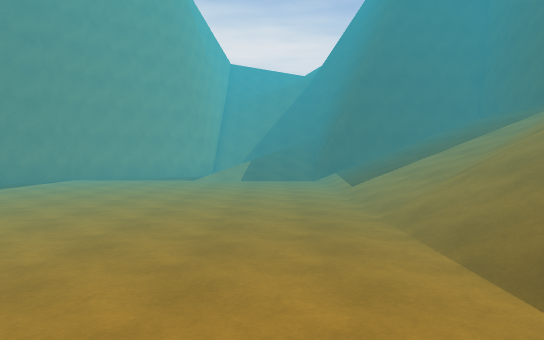
view 1 (above)

15 first-person views from a walk through a scene from a Unity 3-D project. The camera is 1.5 m above the floor, tilts 2° down and sees 70° across. The floor is counted in squares, 2 m on a side. Each view is taken from the middle of a square. On the plan, view 1 faces up. The plan holds only what a view shows up to about 12 squares ahead; the rest is blank. The place goes on beyond the plan. Door leaves are left out, so doorways stand open.

view 2
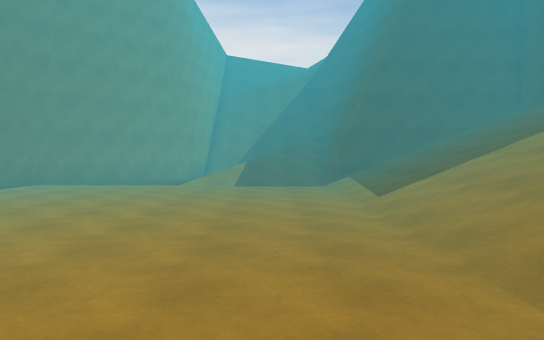

view 3
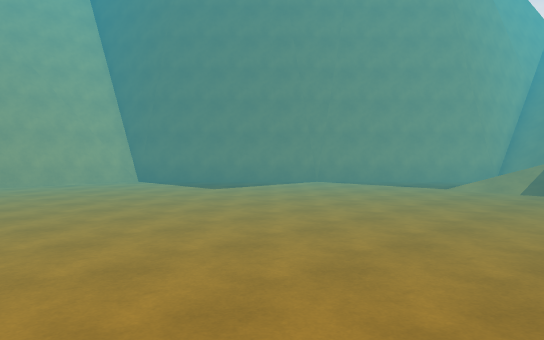

view 4
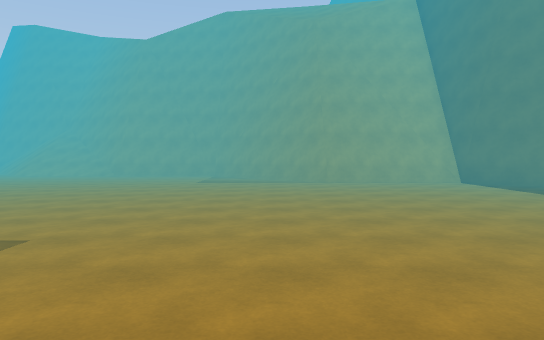

view 5
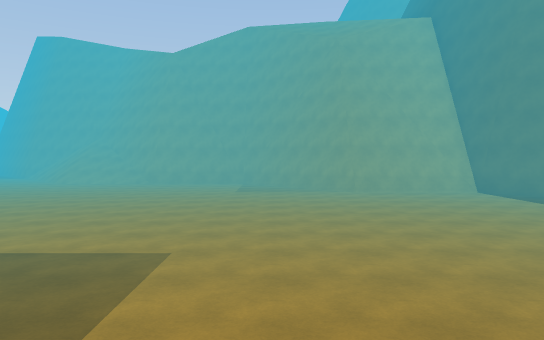

view 6
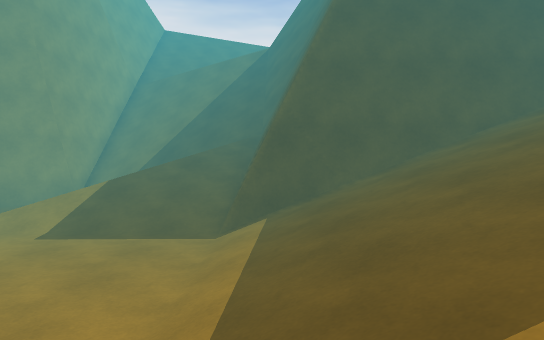

view 7
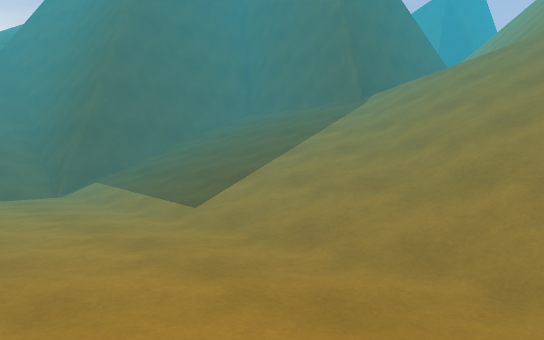

view 8
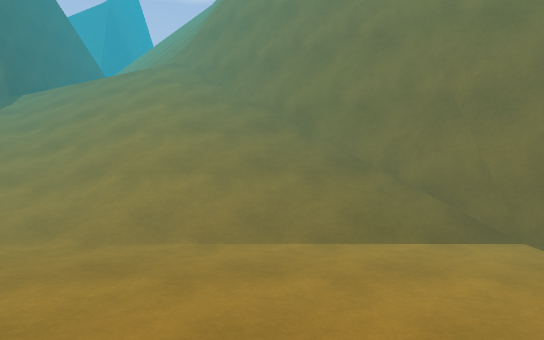

view 9
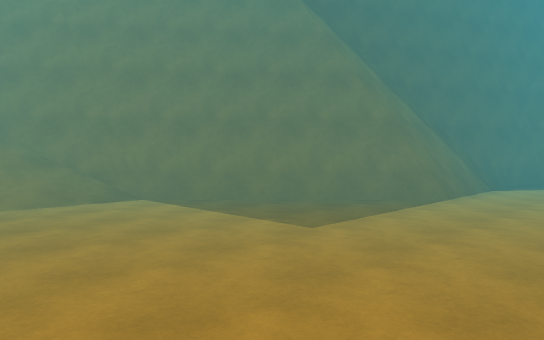

view 10
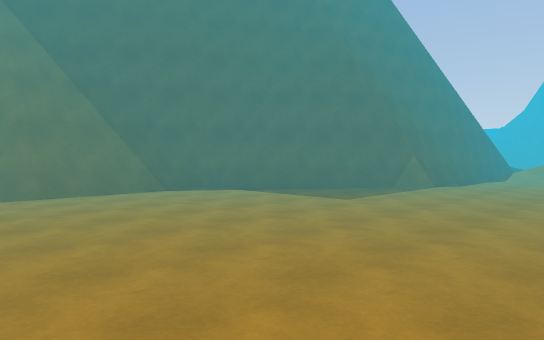

view 11
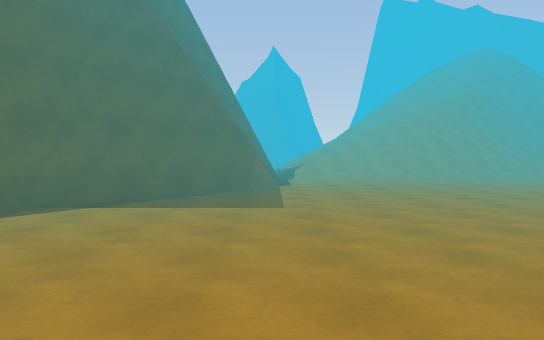

view 12
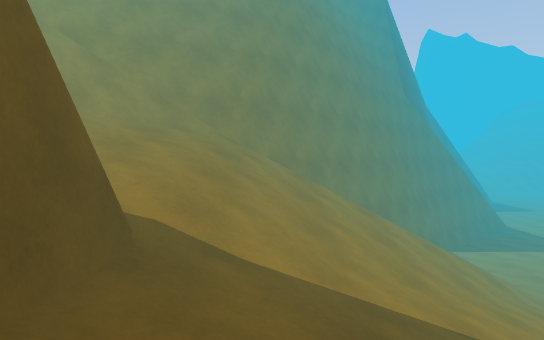

view 13
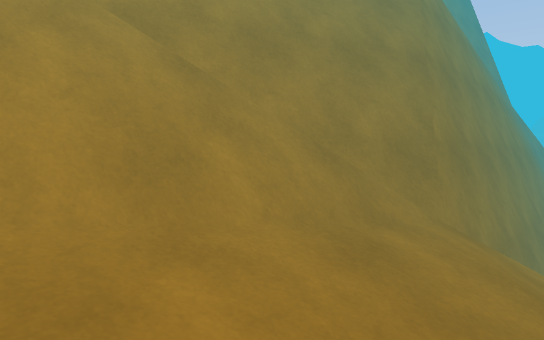

view 14
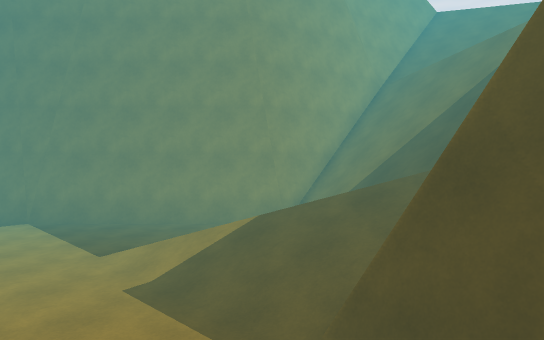

view 15
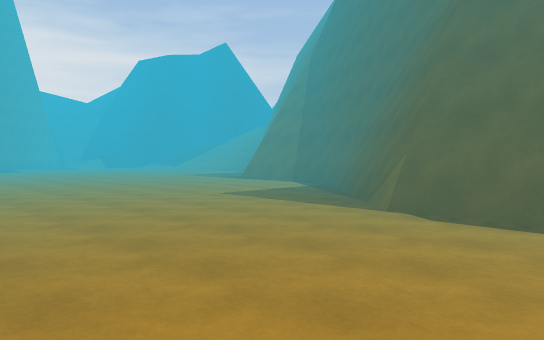

### Floor plan
Key: @ floor where view 1 was taken; # wall or solid block; . floor; / step, stairs or slope; = window, fence, low wall or low ledge; v drop or lower ground.
Columns run from 11 left of view 1 to 12 right of it. Each row starts with its distance up from view 1.
 22         #///
 21         #///
 20         #/
 19         #////#
 18         #////#
 17         #////# v
 16         #////# v
 15        ##   /#
 14       ##. ///#    vv
 13      ##..////######v
 12     ##.......=////#
 11    ##......../////#
 10   ##........./////#
  9  ##........../////#####
  8 ##...........///////  //
  7 ##...........///////////
  6 ##...........//////////
  5 ##.........../////####
  4 #............////####
  3 .............//##vvv
  2 ............./##vv
  1 .............## v
  0 ...........@## vv
 -1 ...........## vv
 -2 ..........##
 -3 .........##  vv
 -4 .........#  vvv
 -5 .........#
 -6  ........#
 -7  ........#
 -8 ........##v
 -9 .......##
-10 ......## v
-11 .....##  v
-12 .....## v
-13 .....#  v

Where each view was taken, in squares from view 1:
view 1: 0 up, 0 right, facing up
view 2: 2 up, 0 right, facing up
view 3: 3 up, 1 right, facing up-left
view 4: 3 up, 1 right, facing left
view 5: 2 up, 2 right, facing left
view 6: 7 up, 2 right, facing up
view 7: 4 up, 1 left, facing up-right
view 8: 3 up, 2 left, facing right
view 9: 4 up, 5 left, facing down-right
view 10: 1 down, 10 left, facing down-right
view 11: 1 down, 6 left, facing down
view 12: 11 up, 6 right, facing down
view 13: 8 up, 8 right, facing down
view 14: 10 up, 3 right, facing up-left
view 15: 13 down, 11 left, facing up-right
